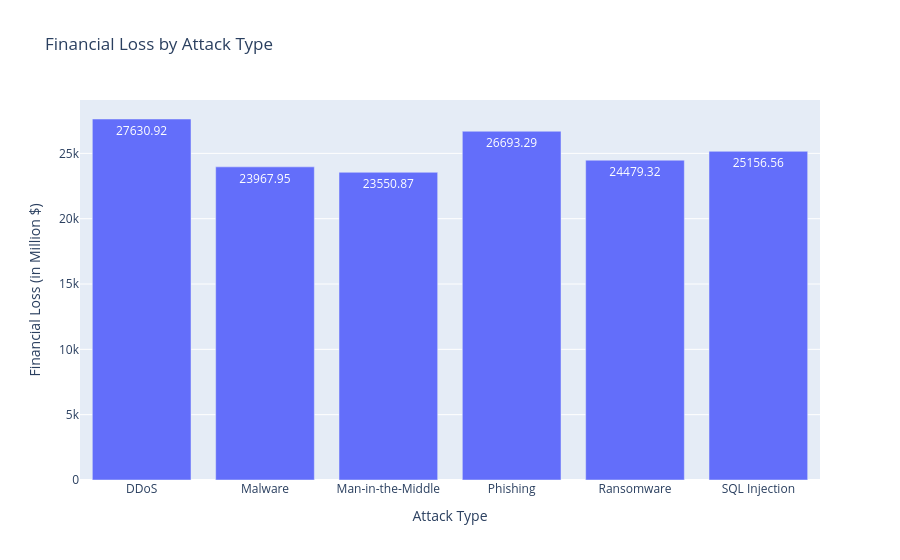

This figure's notebook cell:
### Code cell
financial_by_attack = (
    df.groupby("Attack Type")["Financial Loss (in Million $)"]
    .sum()
    .reset_index()
)

financial_by_attack

fig = px.bar(
    financial_by_attack,
    x="Attack Type",
    y="Financial Loss (in Million $)",
    title="Financial Loss by Attack Type",
    text="Financial Loss (in Million $)"
)

fig.show()

### Figure 1 — Plotly figure (JSON) as saved in the notebook; plotly's stock layout.template omitted (floating-point values rounded to 4 significant figures)
{"data": [{"hovertemplate": "Attack Type=%{x}<br>Financial Loss (in Million $)=%{text}<extra></extra>", "legendgroup": "", "marker": {"color": "#636efa", "pattern": {"shape": ""}}, "name": "", "orientation": "v", "showlegend": false, "text": [27630.0, 23970.0, 23550.0, 26690.0, 24480.0, 25160.0], "textposition": "auto", "type": "bar", "x": ["DDoS", "Malware", "Man-in-the-Middle", "Phishing", "Ransomware", "SQL Injection"], "xaxis": "x", "y": [27630.0, 23970.0, 23550.0, 26690.0, 24480.0, 25160.0], "yaxis": "y"}], "layout": {"barmode": "relative", "legend": {"tracegroupgap": 0}, "title": {"text": "Financial Loss by Attack Type"}, "xaxis": {"anchor": "y", "domain": [0, 1], "title": {"text": "Attack Type"}}, "yaxis": {"anchor": "x", "domain": [0, 1], "title": {"text": "Financial Loss (in Million $)"}}}}
